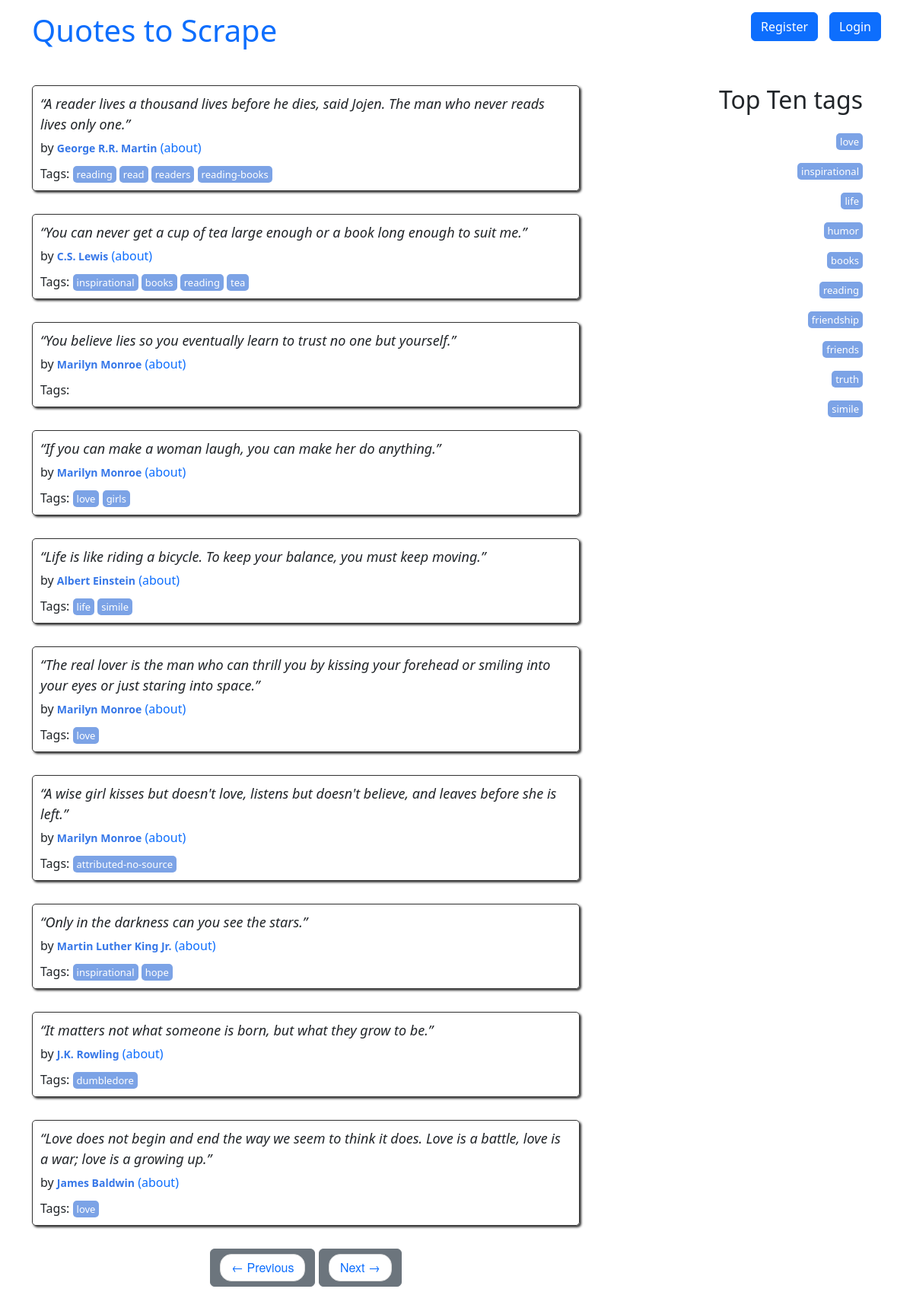
The page /5 on the database its author committed.
### quotes/models.py (models this page shows, shortened)
class Quote(models.Model):
    user = models.ForeignKey(User, on_delete=models.CASCADE, default=None, null=True)
    quote = models.TextField()
    tags = models.ManyToManyField(Tag)
    author = models.ForeignKey(Author, on_delete=models.CASCADE, default=None, null=True)
    created_at = models.DateTimeField(auto_now_add=True)

class Author(models.Model):
    fullname = models.CharField(max_length=50)
    born_date = models.CharField(max_length=50)
    born_location = models.CharField(max_length=150)
    description = models.TextField()
    user = models.ForeignKey(User, on_delete=models.CASCADE, default=None, null=True)
    created_at = models.DateTimeField(auto_now_add=True)

class Tag(models.Model):
    name = models.CharField(max_length=60, null=False, unique=True)
    class Meta:
        verbose_name_plural = "Tags"
        verbose_name = "Tag"
    def __str__(self):
        return self.name

### quotes/views.py (the view)
# urls.py: path('', views.main, name="root"),
def main(request, page=1):
    db = get_mongodb()
    quotes = Quote.objects.all()
    per_page = 10
    paginator = Paginator(list(quotes), per_page)
    quotes_on_page = paginator.page(page)
    top_tags = Tag.objects.annotate(tag_count=Count("quote")).order_by("-tag_count")[:10]
    return render(request, 'quotes/index.html', context={"top_tags": top_tags, "quotes": quotes_on_page})

### quotes/utils.py (called while the page is built)
def get_mongodb():
    client = MongoClient("mongodb+srv://PythonDB:cud4BUXMwUmTI9A9@cluster0.zv0mgxq.mongodb.net/")
    db = client.hm_10
    return db

### quotes/templates/quotes/index.html (shortened to what this page needs)
{% extends 'quotes/base.html' %}
{% load extract %}
{% block content %}
<div class="row">
    <div class="col-md-8">
        {% for quote in quotes %}
        <div class="quote" itemscope="" itemtype="http://schema.org/CreativeWork">
            <span class="text" itemprop="text">{{quote.quote}}
            </span>
            <span>by <small class="author" itemprop="author">{{ quote.author.fullname }}</small><a href="{% url 'quotes:author_detail' id=quote.author.id %}" target="_self"> (about)</a></span>
            <div class="tags">
                Tags:
                {% for tag in quote.tags.all %}
                <a class="tag" href="/tag/{{tag}}">{{tag}}</a>
                {% endfor %}
            </div>
        </div>
        {% endfor %}
        <nav>
            <ul class="pager">
                <li class="btn btn-secondary">
                    <a class="{% if not quotes.has_previous %} disabled {% endif %}" href="{% if quotes.has_previous %} {% url 'quotes:root_paginate' quotes.previous_page_number %} {% else %} # {% endif %}"><span aria-hidden="true">←</span> Previous</a>
                </li>
                <li class="btn btn-secondary">
                    <a class="{% if not quotes.has_next %} disabled {% endif %}" href="{% if quotes.has_next %} {% url 'quotes:root_paginate' quotes.next_page_number %} {% else %} # {% endif %}">Next <span aria-hidden="true">→</span></a>
                </li>
            </ul>
        </nav>
    </div>
    <div class="col-md-4 tags-box" style="display: flex; flex-direction: column;">
        {% load extract %}
        <h2>Top Ten tags</h2>
        {% for tag in top_tags %}
        <span class="tag-item"><a class="tag" href="/tag/{{ tag }}">{{ tag }}</a></span>
        {% endfor %}
    </div>
</div>
{% endblock %}

### quotes/static/quotes/styles.css (style rules this page uses)
a { text-decoration: none; }
.quote { padding: 10px; margin-bottom: 30px; border: 1px solid #333333; border-radius: 5px; box-shadow: 2px 2px 3px #333333; }
.quote span.text { display: block; margin-bottom: 5px; font-size: large; font-style: italic; }
.quote small.author { font-weight: bold; color: #3677E8; }
.quote .tags { margin-top: 10px; }
.tag { padding: 2px 5px; border-radius: 5px; color: white; font-size: small; background-color: #7CA3E6; }
.col-md-4 { display: flex; gap: 15px; }
.pager { font-family: "Raleway","Helvetica Neue",Helvetica,Arial,sans-serif; }
.pager { padding-left: 0; margin: 22px 0; list-style: none; text-align: center; }
.pager li>a, .pager li>span { display: inline-block; padding: 5px 14px; background-color: #ffffff; border: 1px solid #dddddd; border-radius: 15px; }
.tags-box { text-align: right; }
.col-md-4 { width: 33.33333333%; }

### rows shown on the page
Quote: quote "“A reader lives a thousand lives before he dies, said Jojen. The man who never reads lives only one.”", author.fullname "George R.R. Martin"
Tag: name "reading"
Tag: name "read"
Tag: name "readers"
Tag: name "reading-books"
Quote: quote "“You can never get a cup of tea large enough or a book long enough to suit me.”", author.fullname "C.S. Lewis"
Tag: name "inspirational"
Tag: name "books"
Tag: name "tea"
Quote: quote "“You believe lies so you eventually learn to trust no one but yourself.”", author.fullname "Marilyn Monroe"
Quote: quote "“If you can make a woman laugh, you can make her do anything.”", author.fullname "Marilyn Monroe"
Tag: name "love"
Tag: name "girls"
Quote: quote "“Life is like riding a bicycle. To keep your balance, you must keep moving.”", author.fullname "Albert Einstein"
Tag: name "life"
Tag: name "simile"
Quote: quote "“The real lover is the man who can thrill you by kissing your forehead or smiling into your eyes or just staring into space.”", author.fullname "Marilyn Monroe"
Quote: quote "“A wise girl kisses but doesn't love, listens but doesn't believe, and leaves before she is left.”", author.fullname "Marilyn Monroe"
Tag: name "attributed-no-source"
Quote: quote "“Only in the darkness can you see the stars.”", author.fullname "Martin Luther King Jr."
Tag: name "hope"
Quote: quote "“It matters not what someone is born, but what they grow to be.”", author.fullname "J.K. Rowling"
Tag: name "dumbledore"
Quote: quote "“Love does not begin and end the way we seem to think it does. Love is a battle, love is a war; love is a growing up.”", author.fullname "James Baldwin"
Tag: name "humor"
Tag: name "friendship"
Tag: name "friends"
Tag: name "truth"
